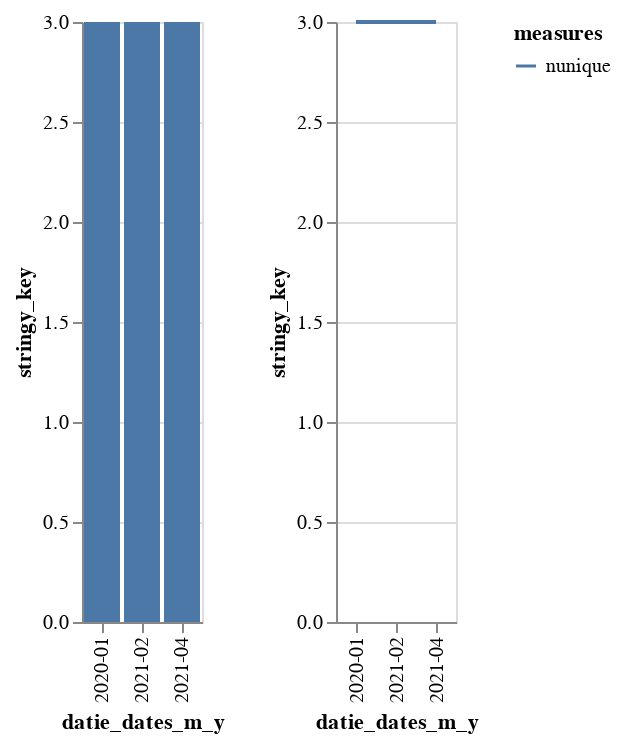

Here is the notebook cell this chart was saved with:
### Code cell
ce.chart_me(df, 'datie_dates', 'stringy_key')

### Figure 1 — Vega-Lite specification as saved in the notebook (floating-point values rounded to 4 significant figures)
{"config": {"view": {"continuousWidth": 400, "continuousHeight": 300}}, "hconcat": [{"data": {"name": "data-e332d210ed6f4e1253df199467c00979"}, "mark": "bar", "encoding": {"x": {"field": "datie_dates_m_y", "type": "ordinal"}, "y": {"field": "stringy_key", "type": "quantitative"}}}, {"data": {"name": "data-0820bfb88b02a55c9464ba16716f685e"}, "mark": "line", "encoding": {"color": {"field": "measures", "type": "nominal"}, "x": {"field": "datie_dates_m_y", "type": "ordinal"}, "y": {"field": "stringy_key", "type": "quantitative"}}}], "$schema": "https://vega.github.io/schema/vega-lite/v4.17.0.json", "datasets": {"data-e332d210ed6f4e1253df199467c00979": [{"datie_dates_m_y": "2020-01", "measures": "count", "stringy_key": 3}, {"datie_dates_m_y": "2021-02", "measures": "count", "stringy_key": 3}, {"datie_dates_m_y": "2021-04", "measures": "count", "stringy_key": 3}], "data-0820bfb88b02a55c9464ba16716f685e": [{"datie_dates_m_y": "2020-01", "measures": "nunique", "stringy_key": 3}, {"datie_dates_m_y": "2021-02", "measures": "nunique", "stringy_key": 3}, {"datie_dates_m_y": "2021-04", "measures": "nunique", "stringy_key": 3}]}}
